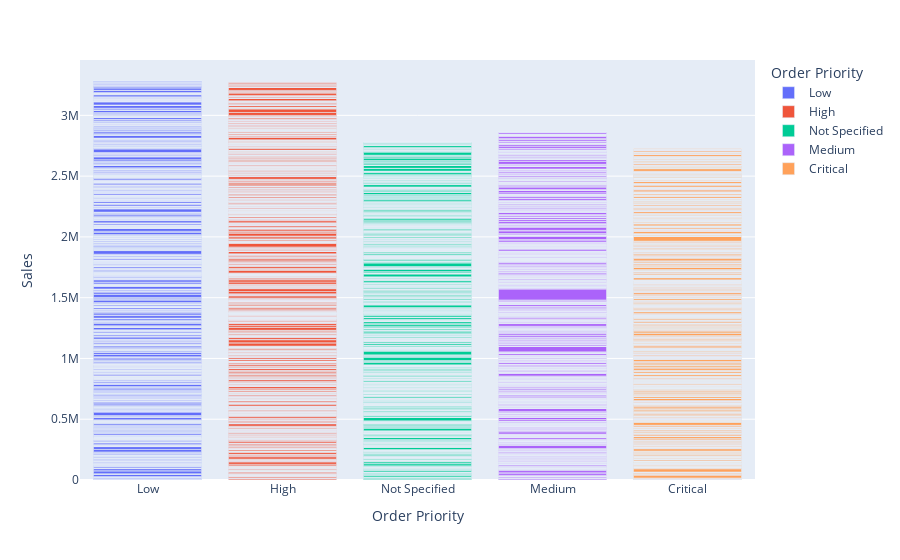

Write notebook code for a chart like this one.
### Code cell
px.bar(sale_df,x="Order Priority",y="Sales",color="Order Priority",hover_data=["Profit","Discount"])

### Figure 1 — Plotly figure (JSON) as saved in the notebook; plotly's stock layout.template omitted (floating-point values rounded to 4 significant figures; data arrays with more than 128 entries replaced by an {"elided": "..."} marker saying what was removed)
{"data": [{"alignmentgroup": "True", "customdata": {"elided": "1720x2 float values"}, "hovertemplate": "Order Priority=%{x}<br>Sales=%{y}<br>Profit=%{customdata[0]}<br>Discount=%{customdata[1]}<extra></extra>", "legendgroup": "Low", "marker": {"color": "#636efa", "pattern": {"shape": ""}}, "name": "Low", "offsetgroup": "Low", "orientation": "v", "showlegend": true, "textposition": "auto", "type": "bar", "x": {"elided": "1720 str values"}, "xaxis": "x", "y": {"elided": "1720 float values"}, "yaxis": "y"}, {"alignmentgroup": "True", "customdata": {"elided": "1768x2 float values"}, "hovertemplate": "Order Priority=%{x}<br>Sales=%{y}<br>Profit=%{customdata[0]}<br>Discount=%{customdata[1]}<extra></extra>", "legendgroup": "High", "marker": {"color": "#EF553B", "pattern": {"shape": ""}}, "name": "High", "offsetgroup": "High", "orientation": "v", "showlegend": true, "textposition": "auto", "type": "bar", "x": {"elided": "1768 str values"}, "xaxis": "x", "y": {"elided": "1768 float values"}, "yaxis": "y"}, {"alignmentgroup": "True", "customdata": {"elided": "1672x2 float values"}, "hovertemplate": "Order Priority=%{x}<br>Sales=%{y}<br>Profit=%{customdata[0]}<br>Discount=%{customdata[1]}<extra></extra>", "legendgroup": "Not Specified", "marker": {"color": "#00cc96", "pattern": {"shape": ""}}, "name": "Not Specified", "offsetgroup": "Not Specified", "orientation": "v", "showlegend": true, "textposition": "auto", "type": "bar", "x": {"elided": "1672 str values"}, "xaxis": "x", "y": {"elided": "1672 float values"}, "yaxis": "y"}, {"alignmentgroup": "True", "customdata": {"elided": "1631x2 float values"}, "hovertemplate": "Order Priority=%{x}<br>Sales=%{y}<br>Profit=%{customdata[0]}<br>Discount=%{customdata[1]}<extra></extra>", "legendgroup": "Medium", "marker": {"color": "#ab63fa", "pattern": {"shape": ""}}, "name": "Medium", "offsetgroup": "Medium", "orientation": "v", "showlegend": true, "textposition": "auto", "type": "bar", "x": {"elided": "1631 str values"}, "xaxis": "x", "y": {"elided": "1631 float values"}, "yaxis": "y"}, {"alignmentgroup": "True", "customdata": {"elided": "1608x2 float values"}, "hovertemplate": "Order Priority=%{x}<br>Sales=%{y}<br>Profit=%{customdata[0]}<br>Discount=%{customdata[1]}<extra></extra>", "legendgroup": "Critical", "marker": {"color": "#FFA15A", "pattern": {"shape": ""}}, "name": "Critical", "offsetgroup": "Critical", "orientation": "v", "showlegend": true, "textposition": "auto", "type": "bar", "x": {"elided": "1608 str values"}, "xaxis": "x", "y": {"elided": "1608 float values"}, "yaxis": "y"}], "layout": {"barmode": "relative", "legend": {"title": {"text": "Order Priority"}, "tracegroupgap": 0}, "margin": {"t": 60}, "xaxis": {"anchor": "y", "categoryarray": ["Low", "High", "Not Specified", "Medium", "Critical"], "categoryorder": "array", "domain": [0, 1], "title": {"text": "Order Priority"}}, "yaxis": {"anchor": "x", "domain": [0, 1], "title": {"text": "Sales"}}}}
